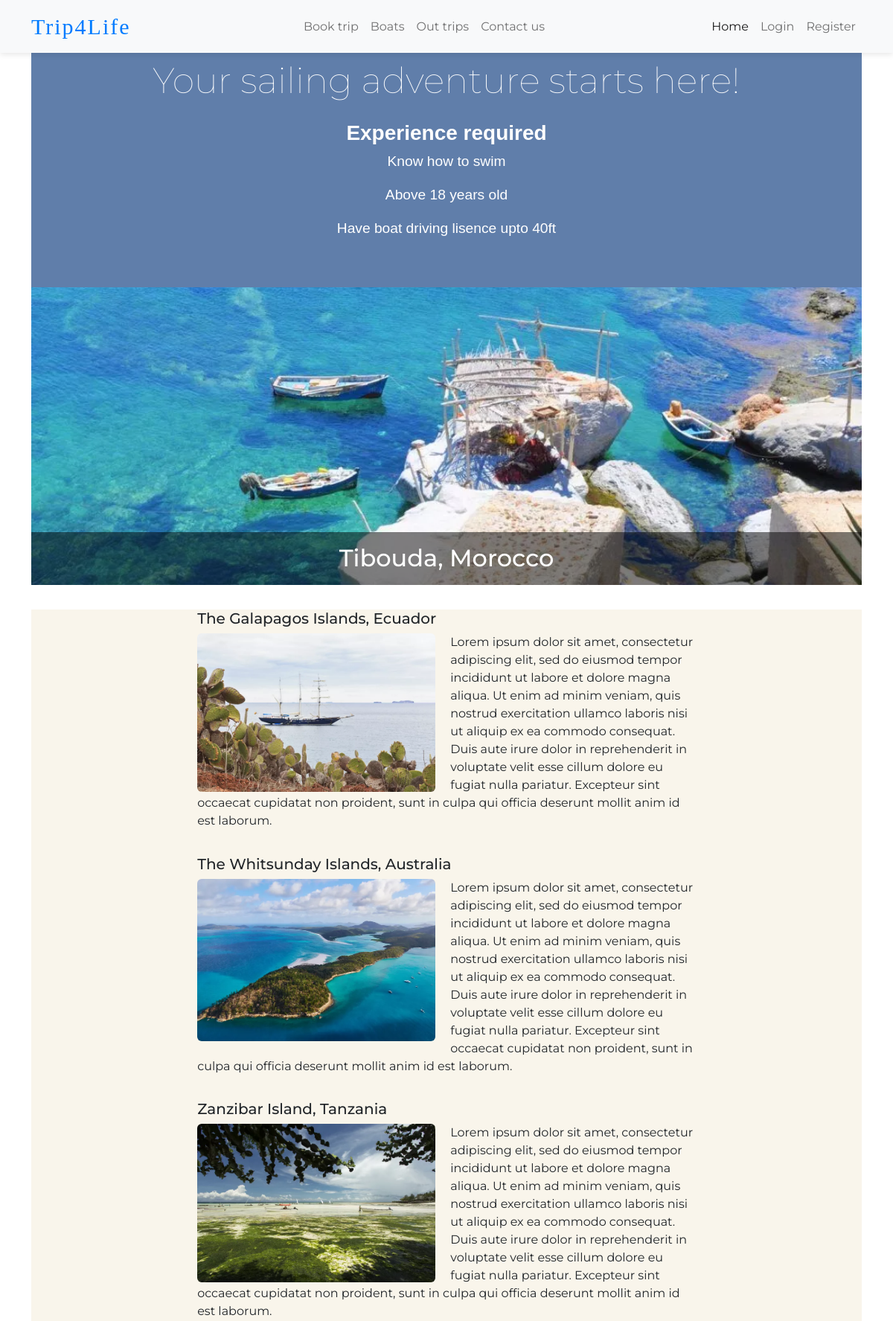
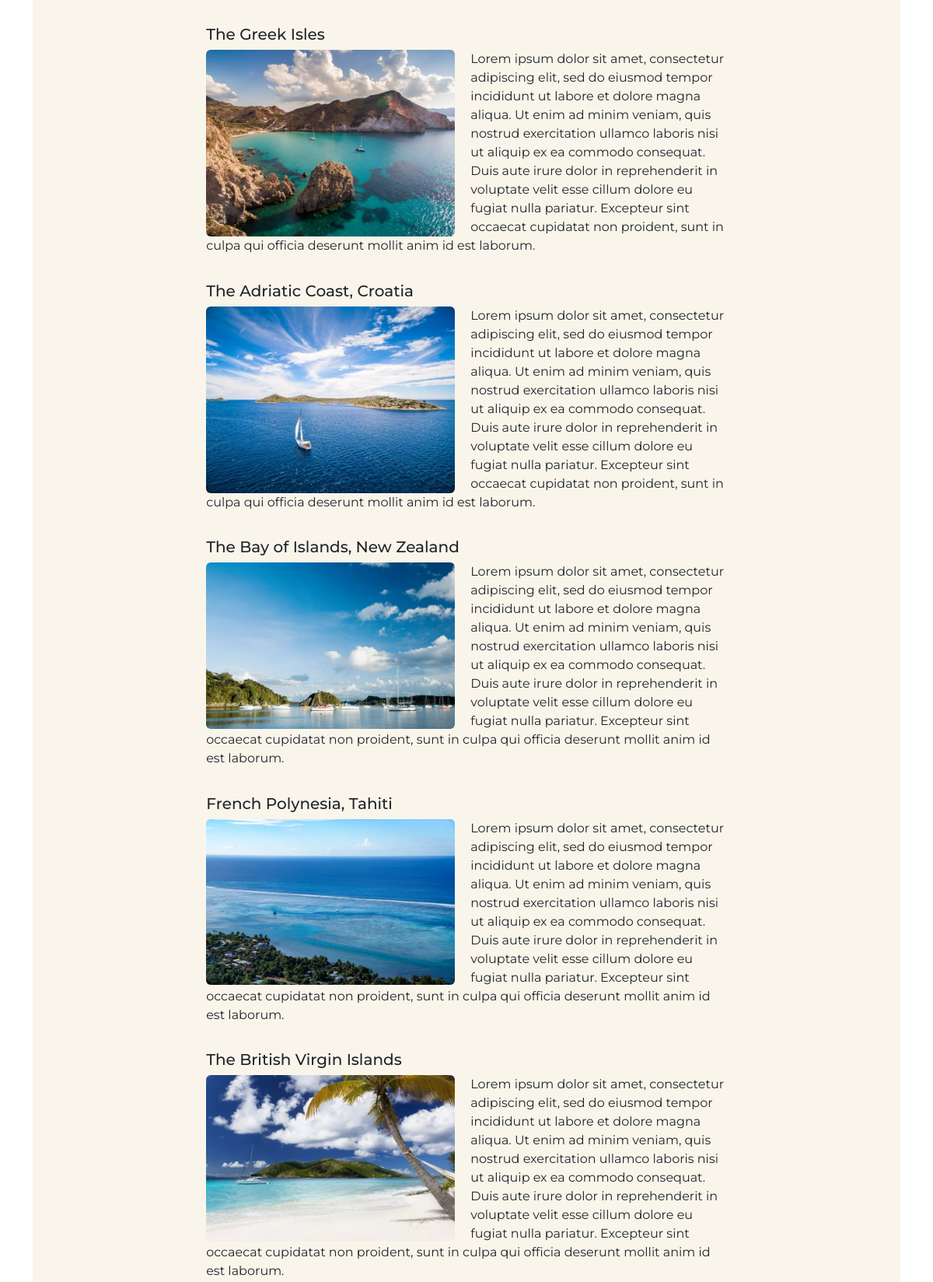
The page / (upper part) on the database its author committed (2 pictures, top to bottom).
### tables this page shows
CREATE TABLE `trips` (
  `id` int(11) NOT NULL,
  `trip_image` text NOT NULL,
  `trip_title` varchar(200) NOT NULL,
  `trip_price` decimal(11,2) NOT NULL,
  `trip_status` varchar(20) NOT NULL DEFAULT 'Unactive',
  `trip_participants` int(11) NOT NULL,
  `trip_desc` text NOT NULL
);

### index.php (the view, shortened to what this page needs)
<?php require "includes/head.php"; ?>
<header id="header" class="header-section">
    <h1 class="header-title">Your sailing adventure starts here!</h1>
    <div class="experience">
        <h3 class="experience-title">Experience required</h3>
        <p>Know how to swim</p>
        <p>Above 18 years old</p>
        <p>Have boat driving lisence upto 40ft</p>
    </div>
    <div id="carouselExampleAutoplaying" class="carousel-container">
        <div class="carousel">
            <?php
            $query = $pdo->prepare("SELECT * FROM trips");
            $query->execute();
            $trips = $query->fetchAll();
            foreach ($trips as $trip) {
                $trip_title = $trip['trip_title'];
                $trip_image = $trip['trip_image'];
            ?>
            <div class="carousel-item active">
                <img src="pictures\<?php echo $trip_image
                                        ?>" alt="<?php echo $trip_title
                                                    ?>">
                <div class="carousel-caption">
                    <h3><?php echo $trip_title
                            ?></h3>
                </div>
            </div>
            <?php
            }
            ?>
        </div>
    </div>
</header>
<?php include "trips.php"; ?>
<?php require "includes/footer.php"; ?>

### styles/main.css (style rules this page uses)
body { font-family: 'Montserrat', sans-serif; }
.header-section { background-color: #607EAA; text-align: center; }
.header-title { font-family: 'Montserrat', sans-serif; font-weight: 100; font-size: 3rem; color: #fff; padding-top: 2rem; }
.experience { font-family: 'Ubuntu', sans-serif; font-weight: 300; font-size: 1.2rem; color: #fff; padding: 1rem; }
.experience-title { font-weight: bold; }
.carousel-container { width: 100%; overflow: hidden; margin-top: 2rem; }
.carousel { width: 100%; height: 400px; }
.carousel-item { width: 100%; height: 100%; }
.carousel-item img { width: 100%; height: 100%; object-fit: cover; }
.carousel-caption { position: absolute; bottom: 0; left: 0; right: 0; padding: 1rem; background-color: rgba(0, 0, 0, 0.5); color: #fff; text-align: center; }
.carousel-caption h3 { font-size: 2rem; margin-bottom: 0; }

### rows shown on the page
trips: trip_image (picture), trip_title "Tibouda, Morocco"
